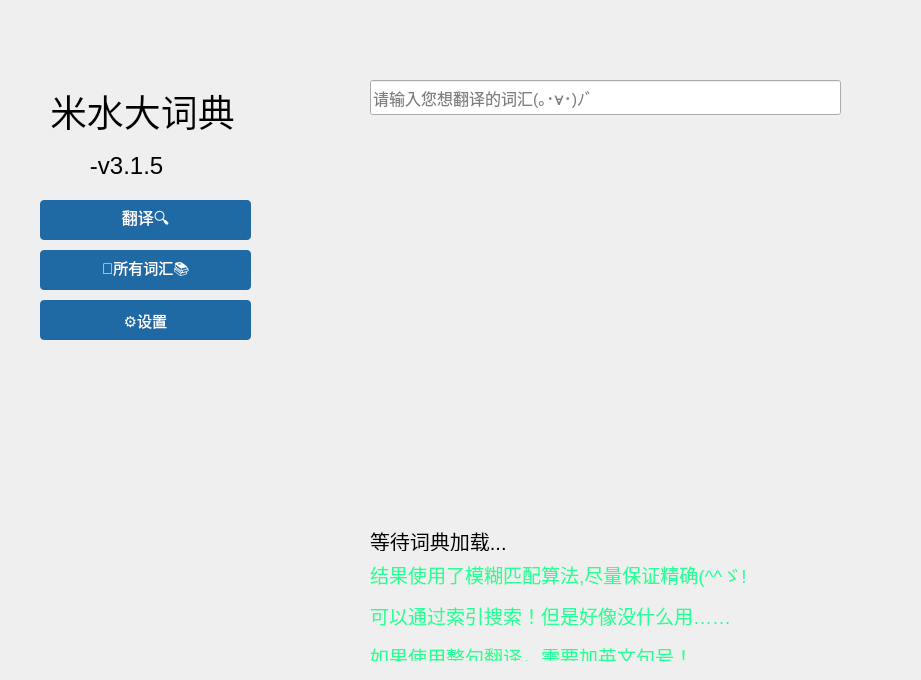
<?xml version="1.0" encoding="UTF-8"?>
<ui version="4.0">
 <class>Widget</class>
 <widget class="QWidget" name="Widget">
  <property name="geometry">
   <rect>
    <x>0</x>
    <y>0</y>
    <width>921</width>
    <height>680</height>
   </rect>
  </property>
  <property name="font">
   <font>
    <pointsize>25</pointsize>
   </font>
  </property>
  <property name="focusPolicy">
   <enum>Qt::FocusPolicy::StrongFocus</enum>
  </property>
  <property name="windowTitle">
   <string>Widget</string>
  </property>
  <property name="styleSheet">
   <string notr="true"/>
  </property>
  <widget class="QPushButton" name="btn2trans">
   <property name="geometry">
    <rect>
     <x>40</x>
     <y>200</y>
     <width>211</width>
     <height>40</height>
    </rect>
   </property>
   <property name="font">
    <font>
     <pointsize>12</pointsize>
    </font>
   </property>
   <property name="cursor">
    <cursorShape>PointingHandCursor</cursorShape>
   </property>
   <property name="focusPolicy">
    <enum>Qt::FocusPolicy::StrongFocus</enum>
   </property>
   <property name="autoFillBackground">
    <bool>false</bool>
   </property>
   <property name="styleSheet">
    <string notr="true">QPushButton {
    background-color: #1F6AA5;
    color: white;
	border-radius: 4px;
}
QPushButton:hover{
	background-color: #144870
}</string>
   </property>
   <property name="text">
    <string>翻译🔍</string>
   </property>
  </widget>
  <widget class="QPushButton" name="btn2vocab">
   <property name="geometry">
    <rect>
     <x>40</x>
     <y>250</y>
     <width>211</width>
     <height>40</height>
    </rect>
   </property>
   <property name="font">
    <font>
     <pointsize>11</pointsize>
    </font>
   </property>
   <property name="cursor">
    <cursorShape>PointingHandCursor</cursorShape>
   </property>
   <property name="styleSheet">
    <string notr="true">QPushButton {
    background-color: #1F6AA5;
    color: white;
	border-radius: 4px;
}
QPushButton:hover{
	background-color: #144870
}</string>
   </property>
   <property name="text">
    <string>📕所有词汇📚</string>
   </property>
  </widget>
  <widget class="QPushButton" name="btn2settings">
   <property name="geometry">
    <rect>
     <x>40</x>
     <y>300</y>
     <width>211</width>
     <height>40</height>
    </rect>
   </property>
   <property name="font">
    <font>
     <pointsize>11</pointsize>
    </font>
   </property>
   <property name="cursor">
    <cursorShape>PointingHandCursor</cursorShape>
   </property>
   <property name="styleSheet">
    <string notr="true">QPushButton {
    background-color: #1F6AA5;
    color: white;
	border-radius: 4px;
}
QPushButton:hover{
	background-color: #144870
}</string>
   </property>
   <property name="text">
    <string>⚙设置</string>
   </property>
  </widget>
  <widget class="QLabel" name="title">
   <property name="geometry">
    <rect>
     <x>50</x>
     <y>80</y>
     <width>191</width>
     <height>61</height>
    </rect>
   </property>
   <property name="font">
    <font>
     <pointsize>28</pointsize>
    </font>
   </property>
   <property name="text">
    <string>米水大词典</string>
   </property>
  </widget>
  <widget class="QLabel" name="subtitle">
   <property name="geometry">
    <rect>
     <x>50</x>
     <y>150</y>
     <width>141</width>
     <height>31</height>
    </rect>
   </property>
   <property name="font">
    <font>
     <pointsize>18</pointsize>
    </font>
   </property>
   <property name="text">
    <string>      -v3.1.5</string>
   </property>
  </widget>
  <widget class="QStackedWidget" name="stackedWidget">
   <property name="geometry">
    <rect>
     <x>290</x>
     <y>0</y>
     <width>631</width>
     <height>681</height>
    </rect>
   </property>
   <property name="currentIndex">
    <number>1</number>
   </property>
   <widget class="QWidget" name="vocabulary">
    <widget class="QScrollArea" name="vocabScrollArea">
     <property name="geometry">
      <rect>
       <x>0</x>
       <y>120</y>
       <width>631</width>
       <height>561</height>
      </rect>
     </property>
     <property name="font">
      <font>
       <pointsize>10</pointsize>
      </font>
     </property>
     <property name="widgetResizable">
      <bool>true</bool>
     </property>
     <widget class="QWidget" name="scrollAreaWidgetContents">
      <property name="geometry">
       <rect>
        <x>0</x>
        <y>0</y>
        <width>629</width>
        <height>559</height>
       </rect>
      </property>
      <widget class="QWidget" name="gridLayoutWidget">
       <property name="geometry">
        <rect>
         <x>-1</x>
         <y>-1</y>
         <width>641</width>
         <height>681</height>
        </rect>
       </property>
       <layout class="QGridLayout" name="gridLayout_dict"/>
      </widget>
     </widget>
    </widget>
    <widget class="QLabel" name="title_vocab">
     <property name="geometry">
      <rect>
       <x>170</x>
       <y>20</y>
       <width>281</width>
       <height>51</height>
      </rect>
     </property>
     <property name="font">
      <font>
       <pointsize>25</pointsize>
      </font>
     </property>
     <property name="text">
      <string>这里是所有的词汇！</string>
     </property>
    </widget>
    <widget class="QPushButton" name="btn_ko">
     <property name="geometry">
      <rect>
       <x>140</x>
       <y>80</y>
       <width>71</width>
       <height>31</height>
      </rect>
     </property>
     <property name="font">
      <font>
       <pointsize>11</pointsize>
      </font>
     </property>
     <property name="cursor">
      <cursorShape>PointingHandCursor</cursorShape>
     </property>
     <property name="text">
      <string>ko.</string>
     </property>
    </widget>
    <widget class="QPushButton" name="btn_kiu">
     <property name="geometry">
      <rect>
       <x>280</x>
       <y>80</y>
       <width>71</width>
       <height>31</height>
      </rect>
     </property>
     <property name="font">
      <font>
       <pointsize>11</pointsize>
      </font>
     </property>
     <property name="cursor">
      <cursorShape>PointingHandCursor</cursorShape>
     </property>
     <property name="text">
      <string>kiu.</string>
     </property>
    </widget>
    <widget class="QPushButton" name="btn_koler">
     <property name="geometry">
      <rect>
       <x>350</x>
       <y>80</y>
       <width>71</width>
       <height>31</height>
      </rect>
     </property>
     <property name="font">
      <font>
       <pointsize>11</pointsize>
      </font>
     </property>
     <property name="cursor">
      <cursorShape>PointingHandCursor</cursorShape>
     </property>
     <property name="text">
      <string>koler.</string>
     </property>
    </widget>
    <widget class="QPushButton" name="btn_kei">
     <property name="geometry">
      <rect>
       <x>420</x>
       <y>80</y>
       <width>71</width>
       <height>31</height>
      </rect>
     </property>
     <property name="font">
      <font>
       <pointsize>11</pointsize>
      </font>
     </property>
     <property name="cursor">
      <cursorShape>PointingHandCursor</cursorShape>
     </property>
     <property name="text">
      <string>kei.</string>
     </property>
    </widget>
    <widget class="QPushButton" name="btn_ka">
     <property name="geometry">
      <rect>
       <x>210</x>
       <y>80</y>
       <width>71</width>
       <height>31</height>
      </rect>
     </property>
     <property name="font">
      <font>
       <pointsize>11</pointsize>
      </font>
     </property>
     <property name="cursor">
      <cursorShape>PointingHandCursor</cursorShape>
     </property>
     <property name="text">
      <string>ka.</string>
     </property>
    </widget>
    <widget class="QPushButton" name="btn_ko_2">
     <property name="geometry">
      <rect>
       <x>70</x>
       <y>80</y>
       <width>71</width>
       <height>31</height>
      </rect>
     </property>
     <property name="font">
      <font>
       <pointsize>11</pointsize>
      </font>
     </property>
     <property name="cursor">
      <cursorShape>PointingHandCursor</cursorShape>
     </property>
     <property name="text">
      <string>所有</string>
     </property>
    </widget>
    <widget class="QPushButton" name="btn_kiu_2">
     <property name="geometry">
      <rect>
       <x>490</x>
       <y>80</y>
       <width>71</width>
       <height>31</height>
      </rect>
     </property>
     <property name="font">
      <font>
       <pointsize>11</pointsize>
      </font>
     </property>
     <property name="cursor">
      <cursorShape>PointingHandCursor</cursorShape>
     </property>
     <property name="text">
      <string>koos.</string>
     </property>
    </widget>
   </widget>
   <widget class="QWidget" name="translatePage">
    <widget class="QLineEdit" name="lineEdit_translate">
     <property name="enabled">
      <bool>true</bool>
     </property>
     <property name="geometry">
      <rect>
       <x>80</x>
       <y>80</y>
       <width>471</width>
       <height>35</height>
      </rect>
     </property>
     <property name="font">
      <font>
       <pointsize>12</pointsize>
      </font>
     </property>
     <property name="toolTip">
      <string>&lt;html&gt;&lt;head/&gt;&lt;body&gt;&lt;p&gt;快输入\(￣︶￣*\))&lt;/p&gt;&lt;/body&gt;&lt;/html&gt;</string>
     </property>
     <property name="styleSheet">
      <string notr="true"/>
     </property>
     <property name="placeholderText">
      <string>请输入您想翻译的词汇(｡･∀･)ﾉﾞ</string>
     </property>
    </widget>
    <widget class="QLabel" name="label_3">
     <property name="geometry">
      <rect>
       <x>80</x>
       <y>560</y>
       <width>471</width>
       <height>101</height>
      </rect>
     </property>
     <property name="font">
      <font>
       <pointsize>14</pointsize>
      </font>
     </property>
     <property name="contextMenuPolicy">
      <enum>Qt::ContextMenuPolicy::NoContextMenu</enum>
     </property>
     <property name="styleSheet">
      <string notr="true">QLabel{
	color: #27FF97;
}</string>
     </property>
     <property name="text">
      <string>&lt;html&gt;&lt;head/&gt;&lt;body&gt;&lt;p&gt;结果使用了模糊匹配算法,尽量保证精确(^^ゞ!&lt;/p&gt;&lt;p&gt;可以通过索引搜索！但是好像没什么用……&lt;/p&gt;&lt;p&gt;如果使用整句翻译，需要加英文句号！&lt;/p&gt;&lt;/body&gt;&lt;/html&gt;</string>
     </property>
    </widget>
    <widget class="QLabel" name="label_2">
     <property name="geometry">
      <rect>
       <x>80</x>
       <y>530</y>
       <width>471</width>
       <height>21</height>
      </rect>
     </property>
     <property name="font">
      <font>
       <pointsize>15</pointsize>
      </font>
     </property>
     <property name="text">
      <string>等待词典加载...</string>
     </property>
    </widget>
    <widget class="QScrollArea" name="scrollArea">
     <property name="geometry">
      <rect>
       <x>80</x>
       <y>150</y>
       <width>471</width>
       <height>381</height>
      </rect>
     </property>
     <property name="font">
      <font>
       <pointsize>19</pointsize>
      </font>
     </property>
     <property name="styleSheet">
      <string notr="true">QScrollArea{
	border: 0px solid #000000;
}</string>
     </property>
     <property name="widgetResizable">
      <bool>true</bool>
     </property>
     <widget class="QWidget" name="scrollAreaWidgetContents_2">
      <property name="geometry">
       <rect>
        <x>0</x>
        <y>0</y>
        <width>471</width>
        <height>381</height>
       </rect>
      </property>
      <property name="font">
       <font>
        <pointsize>19</pointsize>
       </font>
      </property>
      <property name="styleSheet">
       <string notr="true"/>
      </property>
     </widget>
    </widget>
   </widget>
   <widget class="QWidget" name="settings">
    <widget class="QRadioButton" name="radioButton">
     <property name="geometry">
      <rect>
       <x>180</x>
       <y>40</y>
       <width>71</width>
       <height>21</height>
      </rect>
     </property>
     <property name="font">
      <font>
       <pointsize>15</pointsize>
      </font>
     </property>
     <property name="text">
      <string>浅色</string>
     </property>
    </widget>
    <widget class="QRadioButton" name="radioButton_2">
     <property name="geometry">
      <rect>
       <x>330</x>
       <y>40</y>
       <width>71</width>
       <height>21</height>
      </rect>
     </property>
     <property name="font">
      <font>
       <pointsize>15</pointsize>
      </font>
     </property>
     <property name="text">
      <string>深色</string>
     </property>
    </widget>
    <widget class="QRadioButton" name="radioButton_3">
     <property name="geometry">
      <rect>
       <x>470</x>
       <y>40</y>
       <width>111</width>
       <height>21</height>
      </rect>
     </property>
     <property name="font">
      <font>
       <pointsize>15</pointsize>
      </font>
     </property>
     <property name="text">
      <string>跟随系统</string>
     </property>
    </widget>
    <widget class="QLabel" name="label_4">
     <property name="geometry">
      <rect>
       <x>40</x>
       <y>30</y>
       <width>101</width>
       <height>41</height>
      </rect>
     </property>
     <property name="font">
      <font>
       <pointsize>15</pointsize>
      </font>
     </property>
     <property name="text">
      <string>主题：</string>
     </property>
    </widget>
   </widget>
  </widget>
 </widget>
 <resources/>
 <connections/>
</ui>
